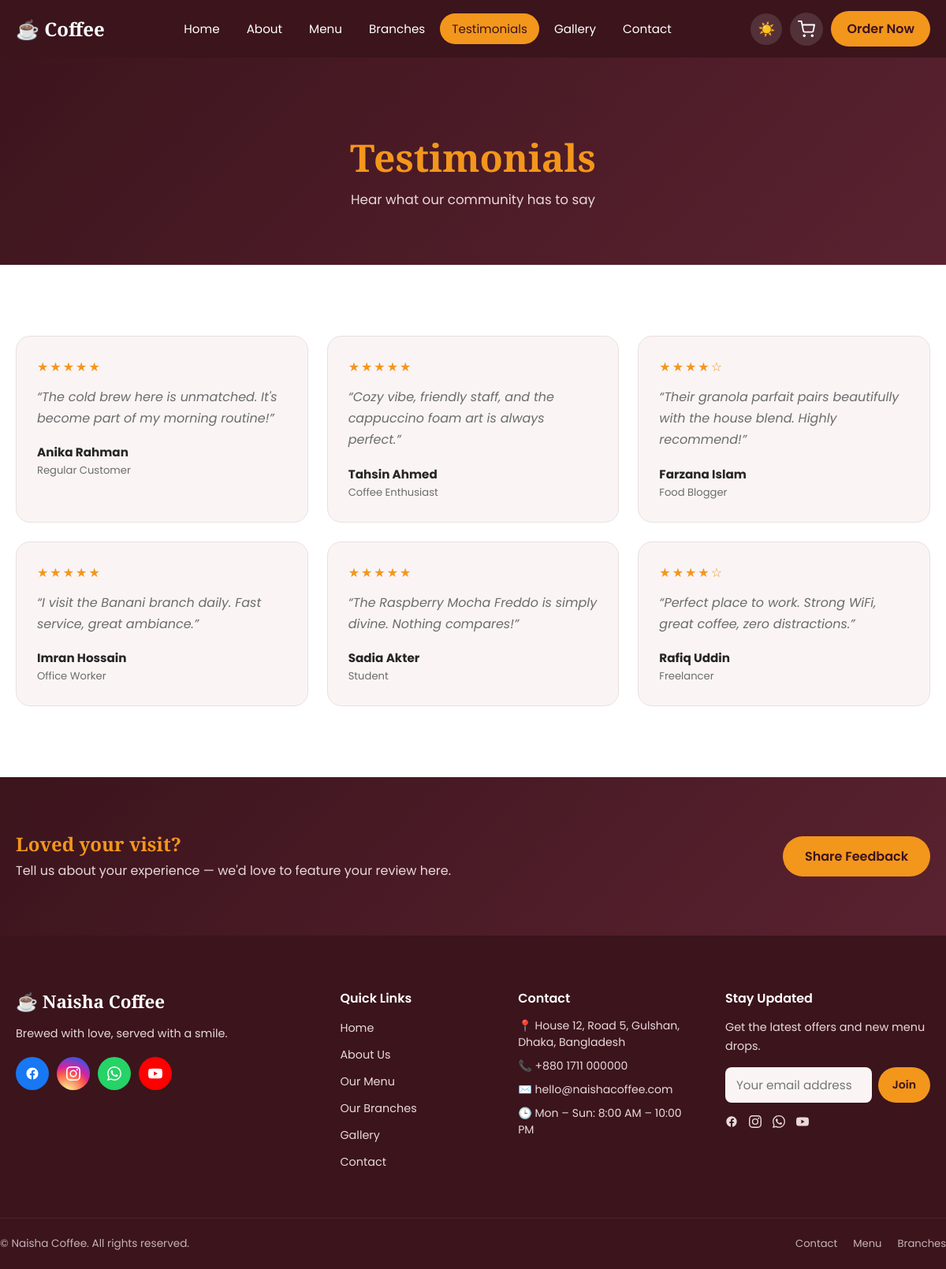
Page /testimonials/ on the committed database.
### coffee/models.py (models this page shows, shortened)
class Testimonial(models.Model):
    name = models.CharField(max_length=80)
    role = models.CharField(max_length=80, blank=True, help_text="e.g. Regular Customer")
    photo = models.ImageField(upload_to="testimonials/", blank=True, null=True)
    message = models.TextField()
    rating = models.PositiveSmallIntegerField(default=5)
    is_active = models.BooleanField(default=True)
    order = models.PositiveIntegerField(default=0)
    class Meta:
        ordering = ["order", "-id"]
    def stars_range(self):
        return range(self.rating)
    def empty_stars_range(self):
        return range(5 - self.rating)

class SiteSettings(models.Model):
    site_name = models.CharField(max_length=60, default="Naisha Coffee")
    logo = models.ImageField(upload_to="branding/", blank=True, null=True)
    favicon = models.ImageField(upload_to="branding/", blank=True, null=True)
    hero_badge = models.CharField(max_length=60, default="Best Coffee In Town", blank=True)
    hero_title = models.CharField(max_length=120, default="Best Coffee")
    hero_subtitle = models.CharField(max_length=200, default="Make your day great with our special coffee!")
    hero_description = models.TextField(default="Welcome to our coffee paradise, where every bean tells a story and every cup sparks joy.")
    hero_image = models.ImageField(upload_to="branding/", blank=True, null=True)
    hero_button_text = models.CharField(max_length=40, default="Order Now")
    hero_button_link = models.CharField(max_length=200, default="#menu")
    hero_secondary_button_text = models.CharField(max_length=40, default="Contact Us", blank=True)
    hero_secondary_button_link = models.CharField(max_length=200, default="#contact", blank=True)
    about_title = models.CharField(max_length=120, default="Our Story")
    about_text = models.TextField(default="Founded with a love for great coffee, Naisha Coffee brings you freshly roasted beans, a cozy atmosphere and baristas who treat every cup like a craft.")
    about_image = models.ImageField(upload_to="branding/", blank=True, null=True)
    years_experience = models.PositiveIntegerField(default=5)
    cups_served = models.PositiveIntegerField(default=50000)
    happy_customers = models.PositiveIntegerField(default=12000)
    address = models.CharField(max_length=200, default="House 12, Road 5, Gulshan, Dhaka, Bangladesh")
    phone = models.CharField(max_length=40, default="+880 1234 567890")
    email = models.EmailField(default="hello@naishacoffee.com")
    opening_hours = models.CharField(max_length=200, default="Mon - Sun: 8:00 AM - 10:00 PM", blank=True)
    map_embed_url = models.URLField(blank=True, help_text="Google Maps embed URL (optional)")
    delivery_fee = models.DecimalField(
        max_digits=8, decimal_places=2, default=60,
        help_text="Flat delivery fee (৳) added to every order",
    )
    facebook_url = models.URLField(blank=True)
    instagram_url = models.URLField(blank=True)
    whatsapp_url = models.URLField(blank=True)
    youtube_url = models.URLField(blank=True)
    twitter_url = models.URLField(blank=True)
    footer_text = models.CharField(max_length=250, default="Brewed with love, served with a smile.", blank=True)
    copyright_text = models.CharField(max_length=150, default="© Naisha Coffee. All rights reserved.", blank=True)
    class Meta:
        verbose_name = "Site Settings"
        verbose_name_plural = "Site Settings"
    @classmethod
    def load(cls):
        obj, _ = cls.objects.get_or_create(pk=1)
        return obj

### coffee/views.py (the view)
# urls.py: path("testimonials/", views.testimonials, name="testimonials"),
def testimonials(request):
    context = site_context()
    context["testimonials"] = Testimonial.objects.filter(is_active=True)
    context["cart_count"] = _cart_count(request)
    return render(request, "testimonials.html", context)

### coffee/views.py (called while the page is built)
def site_context():
    return {"site": SiteSettings.load()}

def _get_cart(request):
    return request.session.get("cart", {})

def _cart_count(request):
    return sum(_get_cart(request).values())

### templates/testimonials.html (shortened to what this page needs)
{% extends "base.html" %}
{% load static %}
{% block content %}
<section class="page-banner">
  <div class="section-content">
    <h1>Testimonials</h1>
    <p>Hear what our community has to say</p>
  </div>
</section>
<section class="testimonials-preview-section">
  <div class="section-content">
    <div class="testimonial-grid">
      {% for t in testimonials %}
      <div class="testimonial-card">
        <div class="stars">
          {% for s in t.stars_range %}★{% endfor %}{% for s in t.empty_stars_range %}☆{% endfor %}
        </div>
        <p class="testimonial-message">“{{ t.message }}”</p>
        <div class="testimonial-person">
          <div>
            <h4>{{ t.name }}</h4>
            {% if t.role %}<span>{{ t.role }}</span>{% endif %}
          </div>
        </div>
      </div>
      {% empty %}
        <p class="empty-state">Customer reviews will be shown here once added from the admin panel.</p>
      {% endfor %}
    </div>
  </div>
</section>
<section class="cta-section">
  <div class="section-content cta-flex">
    <div>
      <h2>Loved your visit?</h2>
      <p>Tell us about your experience — we'd love to feature your review here.</p>
    </div>
    <a href="{% url 'contact' %}" class="button order-now">Share Feedback</a>
  </div>
</section>
{% endblock %}

### templates/base.html (shortened to what this page needs)
{% load static %}<!DOCTYPE html>
<html lang="en" data-theme="light">
<head>
<link rel="stylesheet" href="{% static 'css/style.css' %}?v=3">
</head>
<body>
<header class="site-header" id="siteHeader">
  <nav class="navbar section-content">
    <a href="{% url 'home' %}" class="nav-logo">
      <span class="logo-text">☕ Coffee</span>
    </a>
    <ul class="nav-menu" id="navMenu">
      <li><a href="{% url 'home' %}"         class="nav-link {% if request.resolver_match.url_name == 'home' %}active{% endif %}">Home</a></li>
      <li><a href="{% url 'about' %}"        class="nav-link {% if request.resolver_match.url_name == 'about' %}active{% endif %}">About</a></li>
      <li><a href="{% url 'menu' %}"         class="nav-link {% if request.resolver_match.url_name == 'menu' %}active{% endif %}">Menu</a></li>
      <li><a href="{% url 'branches' %}"     class="nav-link {% if request.resolver_match.url_name == 'branches' %}active{% endif %}">Branches</a></li>
      <li><a href="{% url 'testimonials' %}" class="nav-link {% if request.resolver_match.url_name == 'testimonials' %}active{% endif %}">Testimonials</a></li>
      <li><a href="{% url 'gallery' %}"      class="nav-link {% if request.resolver_match.url_name == 'gallery' %}active{% endif %}">Gallery</a></li>
      <li><a href="{% url 'contact' %}"      class="nav-link {% if request.resolver_match.url_name == 'contact' %}active{% endif %}">Contact</a></li>
    </ul>
    <div class="nav-actions">
      <button class="theme-toggle" id="themeToggle" aria-label="Toggle dark mode">
        <span class="icon-sun">☀️</span><span class="icon-moon">🌙</span>
      </button>
      <a href="{% url 'cart' %}" class="cart-link" aria-label="View cart">
        <svg width="22" height="22" viewBox="0 0 24 24" fill="none" stroke="currentColor" stroke-width="2" stroke-linecap="round" stroke-linejoin="round"><circle cx="9" cy="21" r="1"></circle><circle cx="20" cy="21" r="1"></circle><path d="M1 1h4l2.68 13.39a2 2 0 0 0 2 1.61h9.72a2 2 0 0 0 2-1.61L23 6H6"></path></svg>
      </a>
      <a href="{% url 'menu' %}" class="button order-now nav-order-btn">Order Now</a>
    </div>
  </nav>
</header>
<main>
{% block content %}{% endblock %}
</main>
<footer class="site-footer">
  <div class="section-content footer-grid">
    <div class="footer-col footer-brand">
      <h3 class="logo-text">☕ {{ site.site_name }}</h3>
      <p>{{ site.footer_text }}</p>
      <div class="social-icons">
        {% if site.facebook_url %}
        <a href="{{ site.facebook_url }}" target="_blank" rel="noopener" class="s-icon s-fb" aria-label="Facebook">
        </a>
        {% endif %}
        {% if site.instagram_url %}
        <a href="{{ site.instagram_url }}" target="_blank" rel="noopener" class="s-icon s-ig" aria-label="Instagram">
        </a>
        {% endif %}
        {% if site.whatsapp_url %}
        <a href="{{ site.whatsapp_url }}" target="_blank" rel="noopener" class="s-icon s-wa" aria-label="WhatsApp">
        </a>
        {% endif %}
        {% if site.youtube_url %}
        <a href="{{ site.youtube_url }}" target="_blank" rel="noopener" class="s-icon s-yt" aria-label="YouTube">
        </a>
        {% endif %}
      </div>
    </div>
    <div class="footer-col">
      <h4>Quick Links</h4>
      <ul>
        <li><a href="{% url 'home' %}">Home</a></li>
        <li><a href="{% url 'about' %}">About Us</a></li>
        <li><a href="{% url 'menu' %}">Our Menu</a></li>
        <li><a href="{% url 'branches' %}">Our Branches</a></li>
        <li><a href="{% url 'gallery' %}">Gallery</a></li>
        <li><a href="{% url 'contact' %}">Contact</a></li>
      </ul>
    </div>
    <div class="footer-col">
      <h4>Contact</h4>
      <ul class="footer-contact">
        <li>📍 {{ site.address }}</li>
        <li>📞 {{ site.phone }}</li>
        <li>✉️ {{ site.email }}</li>
        {% if site.opening_hours %}<li>🕒 {{ site.opening_hours }}</li>{% endif %}
      </ul>
    </div>
    <div class="footer-col">
      <h4>Stay Updated</h4>
      <p>Get the latest offers and new menu drops.</p>
      <form class="newsletter-form" onsubmit="return false;">
        <input type="email" placeholder="Your email address" required>
        <button type="submit" class="button order-now">Join</button>
      </form>
      <div class="footer-social-row">
        {% if site.facebook_url %}
        <a href="{{ site.facebook_url }}" target="_blank" rel="noopener" aria-label="Facebook">
        </a>
        {% endif %}
        {% if site.instagram_url %}
        <a href="{{ site.instagram_url }}" target="_blank" rel="noopener" aria-label="Instagram">
        </a>
        {% endif %}
        {% if site.whatsapp_url %}
        <a href="{{ site.whatsapp_url }}" target="_blank" rel="noopener" aria-label="WhatsApp">
        </a>
        {% endif %}
        {% if site.youtube_url %}
        <a href="{{ site.youtube_url }}" target="_blank" rel="noopener" aria-label="YouTube">
        </a>
        {% endif %}
      </div>
    </div>
  </div>
  <div class="footer-bottom section-content">
    <p>{{ site.copyright_text }}</p>
    <div class="footer-bottom-links">
      <a href="{% url 'contact' %}">Contact</a>
      <a href="{% url 'menu' %}">Menu</a>
      <a href="{% url 'branches' %}">Branches</a>
    </div>
  </div>
</footer>
</body>
</html>

### rows in the picture
Testimonial: message "The cold brew here is unmatched. It's become part of my morning routine!", name "Anika Rahman", role "Regular Customer"
Testimonial: message "Cozy vibe, friendly staff, and the cappuccino foam art is always perfect.", name "Tahsin Ahmed", role "Coffee Enthusiast"
Testimonial: rating 4 (drawn), message "Their granola parfait pairs beautifully with the house blend. Highly recommend!", name "Farzana Islam", role "Food Blogger"
Testimonial: message "I visit the Banani branch daily. Fast service, great ambiance.", name "Imran Hossain", role "Office Worker"
Testimonial: message "The Raspberry Mocha Freddo is simply divine. Nothing compares!", name "Sadia Akter", role "Student"
Testimonial: rating 4 (drawn), message "Perfect place to work. Strong WiFi, great coffee, zero distractions.", name "Rafiq Uddin", role "Freelancer"
SiteSettings: site_name "Naisha Coffee", footer_text "Brewed with love, served with a smile.", address "House 12, Road 5, Gulshan, Dhaka, Bangladesh", phone "+880 1711 000000", email "hello@naishacoffee.com", opening_hours "Mon – Sun: 8:00 AM – 10:00 PM", copyright_text "© Naisha Coffee. All rights reserved."
